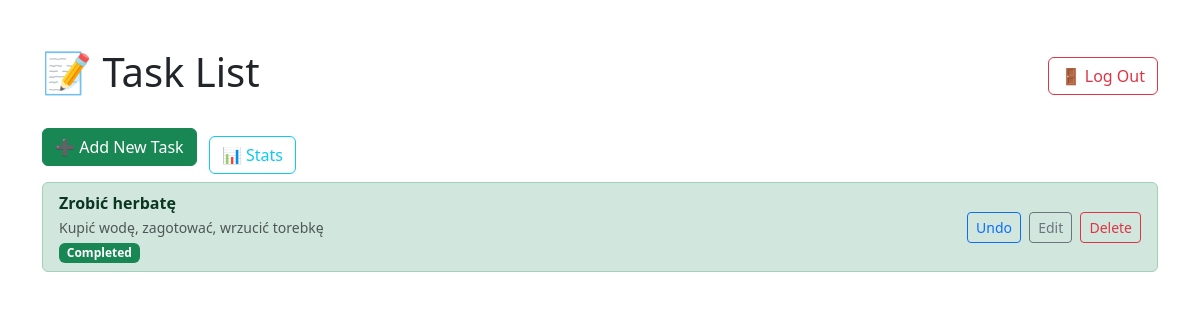
The app's page / (signed in) with its own data.
### tasks/models.py (models this page shows, shortened)
class Task(models.Model):
    user = models.ForeignKey(User, on_delete=models.CASCADE)
    title = models.CharField(max_length=100)
    description = models.TextField()
    completed = models.BooleanField(default=False)

### tasks/views.py (the view)
# urls.py: path('', views.task_list, name='task_list'),
@login_required
def task_list(request):
    tasks = Task.objects.filter(user=request.user)
    return render(request, 'tasks/task_list.html', {'tasks': tasks})

### tasks/templates/tasks/task_list.html (shortened to what this page needs)
<!DOCTYPE html>
<html>
<head>
    {% load static %}
    <link href="https://cdn.jsdelivr.net/npm/bootstrap@5.3.0/dist/css/bootstrap.min.css" rel="stylesheet">
</head>
<body class="container py-5">
    <div class="d-flex justify-content-between align-items-center mb-4">
        <h1>📝 Task List</h1>
        <a href="{% url 'logout' %}" class="btn btn-outline-danger">🚪 Log Out</a>
    </div>
    <a href="{% url 'add_task' %}" class="btn btn-success mb-3">➕ Add New Task</a>
    <a href="{% url 'stats' %}" class="btn btn-outline-info ms-2">📊 Stats</a>
    <ul class="list-group">
        {% for task in tasks %}
            <li class="list-group-item d-flex justify-content-between align-items-center {% if task.completed %}list-group-item-success{% endif %}">
                <div>
                    <strong>{{ task.title }}</strong><br>
                    <small class="text-muted">{{ task.description }}</small><br>
                    {% if task.completed %}
                        <span class="badge bg-success">
                            {{ task.completed|yesno:"Completed,Not Completed" }}
                        </span>
                    {% else %}
                        <span class="badge bg-secondary">
                            {{ task.completed|yesno:"Completed,Not Completed" }}
                        </span>
                    {% endif %}
                </div>
                <div>
                    <a href="{% url 'toggle_status' task.id %}" class="btn btn-outline-primary btn-sm me-1">
                        {% if task.completed %}Undo{% else %}Complete{% endif %}
                    </a>
                    <a href="{% url 'edit_task' task.id %}" class="btn btn-outline-secondary btn-sm me-1">Edit</a>
                    <a href="{% url 'delete_task' task.id %}" class="btn btn-outline-danger btn-sm">Delete</a>
                </div>
            </li>
        {% empty %}
            <li class="list-group-item text-muted">No tasks to display</li>
        {% endfor %}
    </ul>
</body>
</html>

### records on screen
Task: title "Zrobić herbatę", description "Kupić wodę, zagotować, wrzucić torebkę", completed "Completed", shows "Undo"
